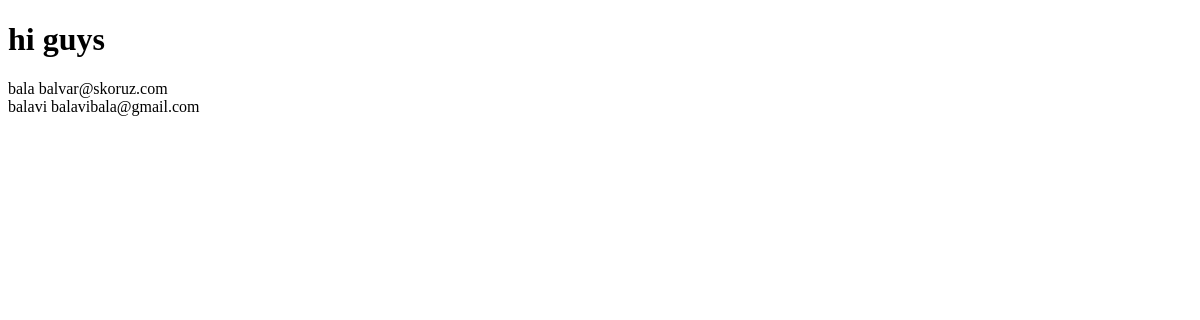
Page /sample on the earlier database version.
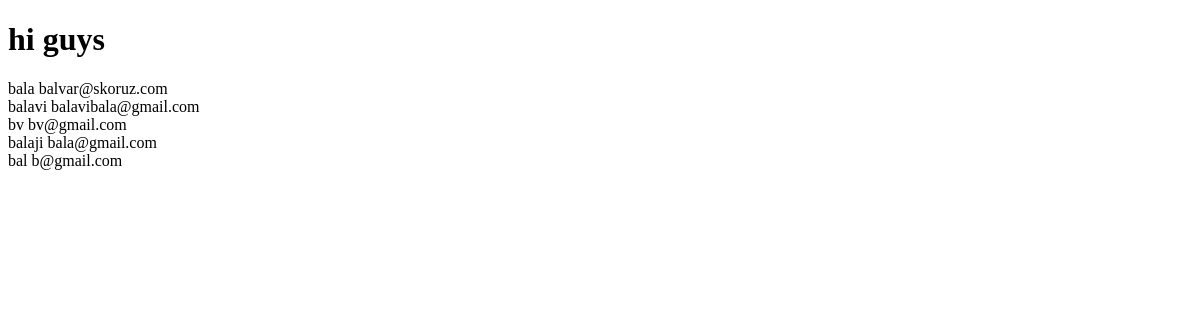
Same page on the later database version.
### app/models.py (models this page shows, shortened)
class Bio(models.Model):
    name=models.CharField(max_length=30)
    email=models.EmailField()

### app/views.py (the view)
# urls.py: 2. Add a URL to urlpatterns:  path('', views.home, name='home')
def home(request):
    key =Bio.objects.all()
    return render(request,"sample.html",{"data":key})

### app/templates/sample.html
<!DOCTYPE html>
<html>
    <body>
        <h1> hi guys</h1>
        {% for i in data%}
        {{i.name}}
        {{i.email}}</br>
        {%endfor%}
    </body>
</html>

Differences in the rows shown:
added Bio: name "bv", email "bv@gmail.com"
added Bio: name "balaji", email "bala@gmail.com"
added Bio: name "bal", email "b@gmail.com"
